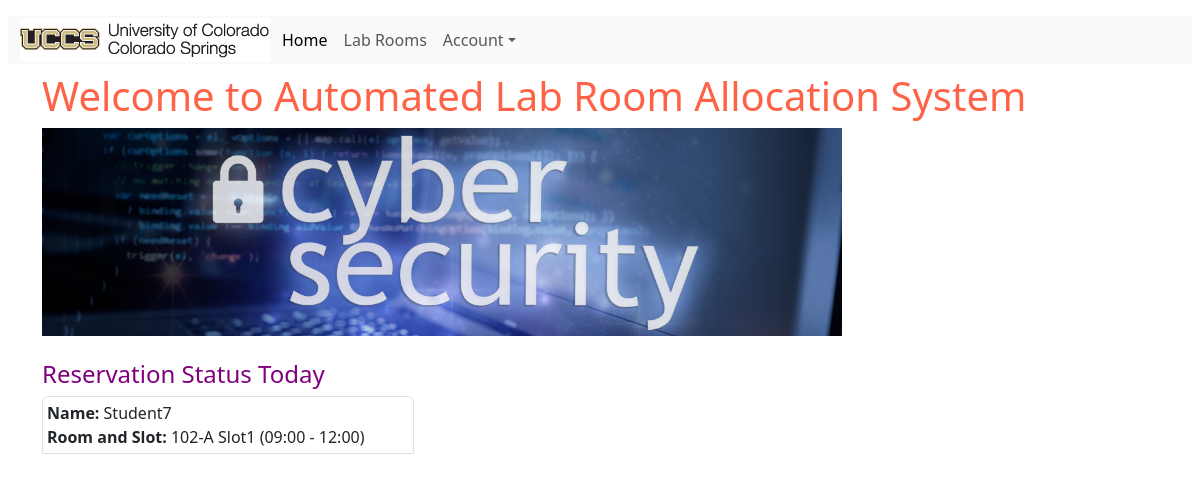
The app's page / (signed in) with its own data.
### alras_application/models.py (models this page shows, shortened)
class Student(models.Model):
    MAJOR = (
        ('PhD-CS', 'PhD in Computer Science'),
        ('PhD-Sec', 'PhD in Security'),
        ('MS-CS', 'MS in Computer Science'),
        ('MS-Sec', 'MS in Security'),
    )
    user = models.ForeignKey(User, null=True, on_delete=models.CASCADE)
    name = models.CharField(max_length=200)
    email = models.CharField("UCCS Email", max_length=200)
    major = models.CharField(max_length=200, choices= MAJOR)
    slot = models.ForeignKey(LabRoom, on_delete=models.CASCADE, null=True, blank=True)
    date = models.DateField(null=True,blank=True)
    purpose = models.CharField(max_length=200,null=True)
    class Meta:
        unique_together = ['slot', 'date']

class LabRoom(models.Model):
    ROOMS = (
        ('101-A', 'Room 101-A'),
        ('102-A', 'Room 102-A'),
        ('103-B', 'Room 103-B'),
        ('104-B', 'Room 104-B'),
        ('105-C', 'Room 105-C'),
    )
    title = models.CharField(max_length=10,choices=ROOMS,null=True)
    slot = models.ForeignKey(RoomSlot, on_delete=models.CASCADE, default=None)

class RoomSlot(models.Model):
    SLOTS = (
        ('slot-1', '09:00 - 12:00'),
        ('slot-2', '12:00 - 15:00'),
        ('slot-3', '15:00 - 18:00')
    )
    slot = models.CharField(max_length=200, choices= SLOTS)
    title = models.CharField(max_length=200)

### alras_application/views.py (the view)
# urls.py: path('', views.index, name='index'),
def index(request):
    today = datetime.now().date()
    student_active_today = Student.objects.filter(date=today)
    return render( request, 'alras_application/index.html',{'student_active_today':student_active_today})

### alras_application/context_processors.py (called while the page is built)
def message_processor(request):
    if request.user.is_authenticated:
        no_msgs = 1
    else:
        no_msgs = 0
    return {
        'message' : no_msgs
    }

### alras_application/templates/alras_application/index.html (shortened to what this page needs)
{% extends "alras_application/base_template.html" %}
{% block content %}
<div class="container justify-content-center">
<h1 style="color:tomato;">Welcome to Automated Lab Room Allocation System</h1>
<img src="static/images/cyberLab_r.jpeg" class="img-fluid" alt="Cinque Terre" width="800" height="600">
</div>
<br>
<div class="container justify-content-center">
<h4 style="color:purple;">Reservation Status Today</h4>
{%if student_active_today %}
{% for i in student_active_today %}
<div class="col-sm-4 p-1 border rounded-top">
    <div class="container-fluid-sm">
    <strong>Name:</strong> {{i.name}}
    <strong>Room and Slot: </strong>{{ i.slot.title}} {{ i.slot.slot.title}}
    </div>
</div>
{% endfor %}
{%else%}
    <p>No lab slots booked today</p>
</div>
{%endif%}
{% endblock %}

### records on screen
Student: name "Student7", slot "102-A", slot.slot "Slot1 (09:00 - 12:00)"
